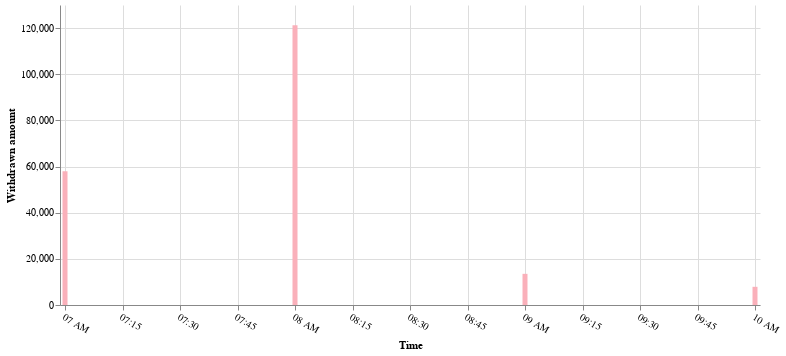

The notebook cell this image was saved under:
### Code cell
alt.Chart(p2_hourly_df.rename(columns=cols_dict)).mark_bar().encode(
    x=cols_dict['HR']+':T',
    y=cols_dict['WITH_AMOUNT']+":Q",
    tooltip=[cols_dict['HR']+':T',cols_dict['WITH_AMOUNT']+":Q"]
).configure_mark(
    color='#fab0ba'
).properties(width=700).configure_axisX(
    labelAngle=30
).configure_view(strokeOpacity=0)

### Figure 1 — Vega-Lite specification as saved in the notebook (floating-point values rounded to 4 significant figures)
{"config": {"view": {"continuousWidth": 400, "continuousHeight": 300, "strokeOpacity": 0}, "axisX": {"labelAngle": 30}, "mark": {"color": "#fab0ba"}}, "data": {"name": "data-5ca08a767a0e639cd38e2a931d331d03"}, "mark": "bar", "encoding": {"tooltip": [{"field": "Time", "type": "temporal"}, {"field": "Withdrawn amount", "type": "quantitative"}], "x": {"field": "Time", "type": "temporal"}, "y": {"field": "Withdrawn amount", "type": "quantitative"}}, "width": 700, "$schema": "https://vega.github.io/schema/vega-lite/v4.17.0.json", "datasets": {"data-5ca08a767a0e639cd38e2a931d331d03": [{"Time": "2022/02/05  09:00:00", "Withdrawn amount": 13500.0, "WITH_TX": 14, "N° of withdrawing users": 14}, {"Time": "2022/02/05  08:00:00", "Withdrawn amount": 121200.0, "WITH_TX": 19, "N° of withdrawing users": 19}, {"Time": "2022/02/05  10:00:00", "Withdrawn amount": 7885.0, "WITH_TX": 7, "N° of withdrawing users": 7}, {"Time": "2022/02/05  07:00:00", "Withdrawn amount": 57930.0, "WITH_TX": 35, "N° of withdrawing users": 35}]}}
